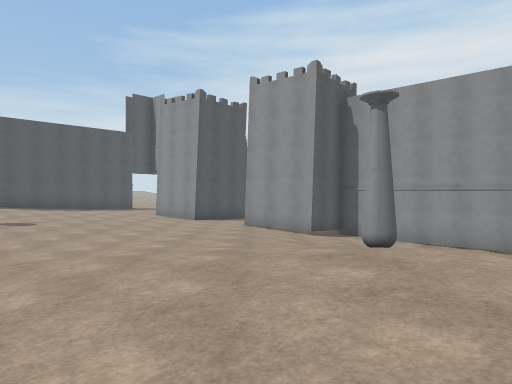
view 1 (above)

19 first-person views from a walk through a Unity game level. The camera is 1.3 m above the floor, looks level and sees 70° across. The floor is counted in squares, 2 m on a side. Each view is taken from the middle of a square. On the plan, view 1 faces up. The plan holds only what a view shows up to about 11 squares ahead; the rest is blank. The place goes on beyond the plan. The player is left out. Some animated figures are not drawn. Some surface patterns are stand-ins.

view 2
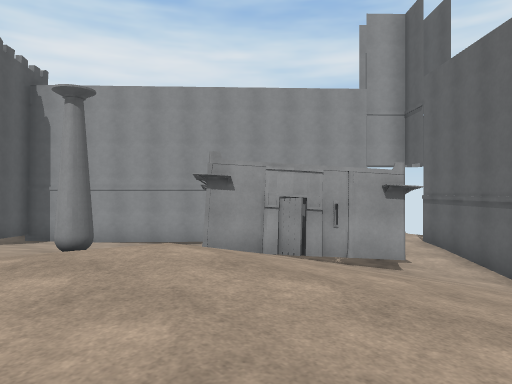

view 3
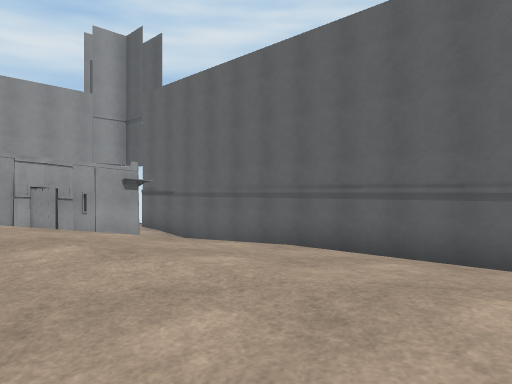

view 4
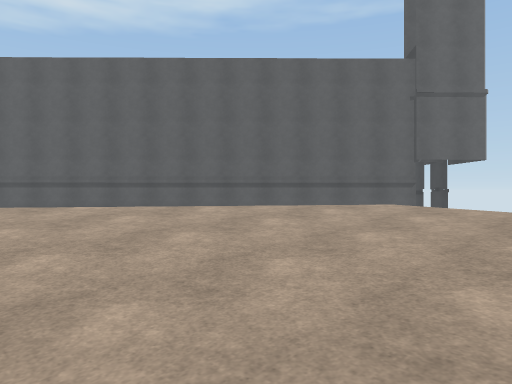

view 5
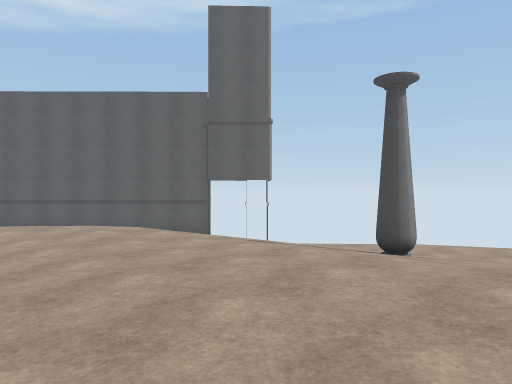

view 6
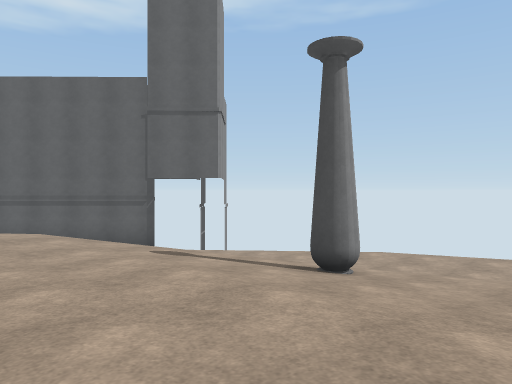

view 7
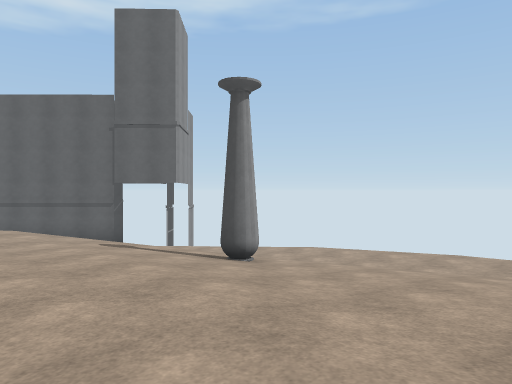

view 8
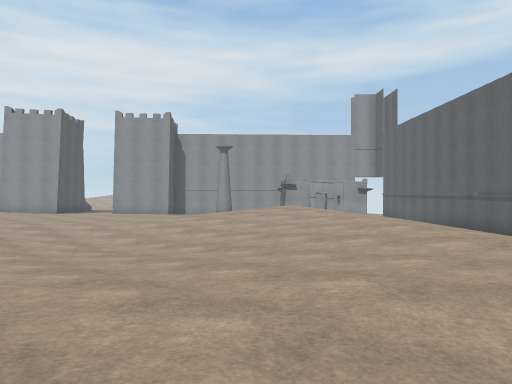

view 9
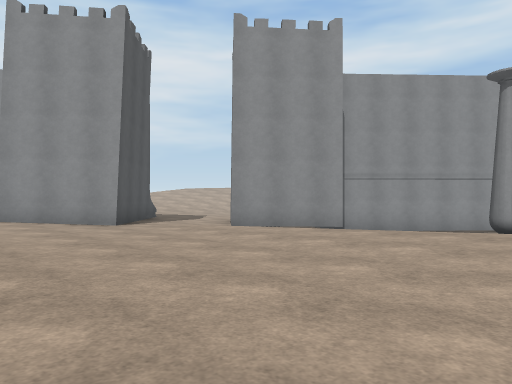

view 10
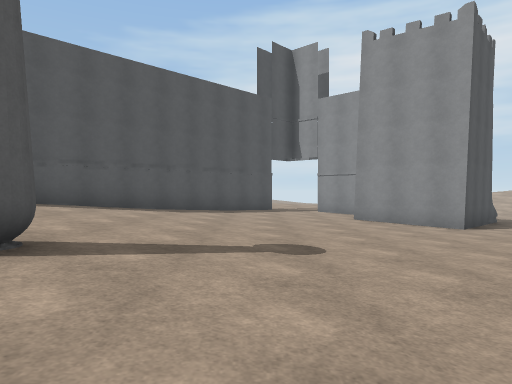

view 11
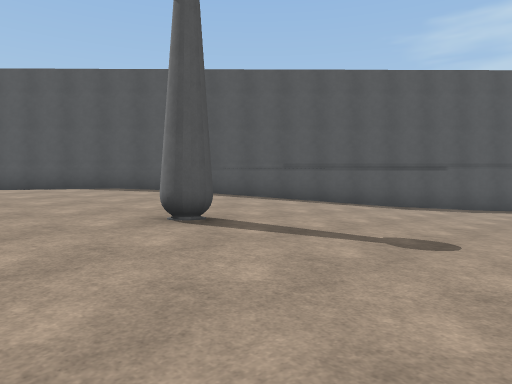

view 12
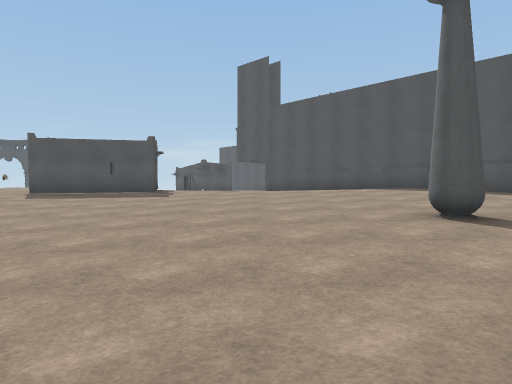

view 13
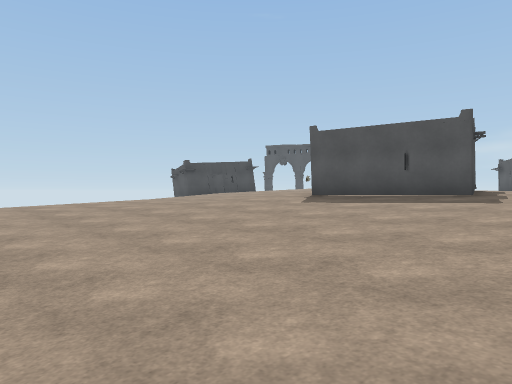

view 14
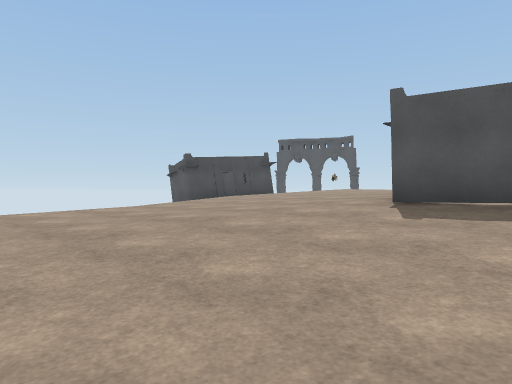

view 15
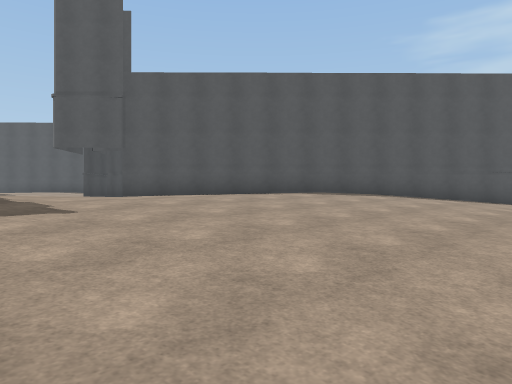

view 16
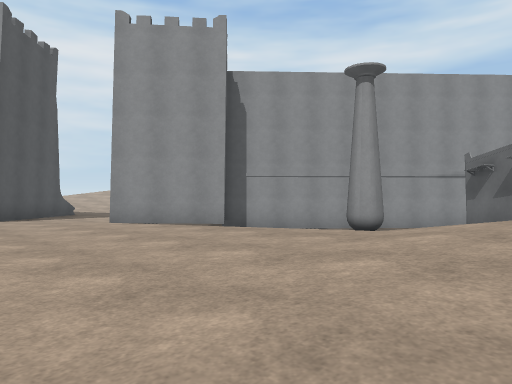

view 17
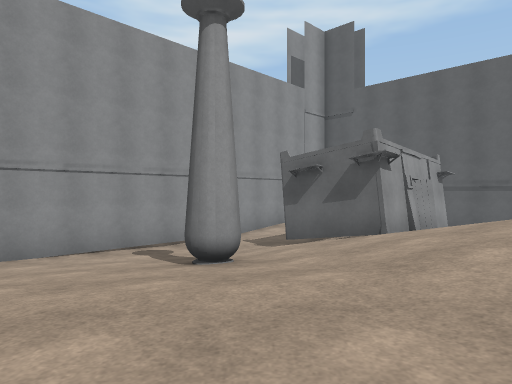

view 18
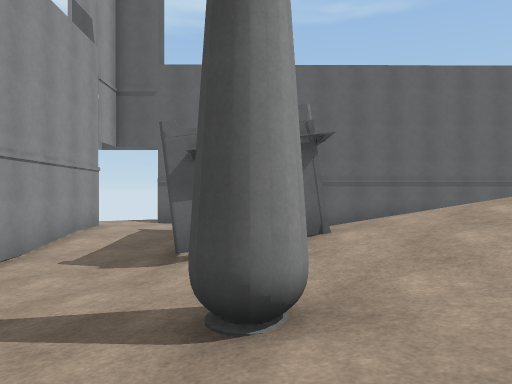

view 19
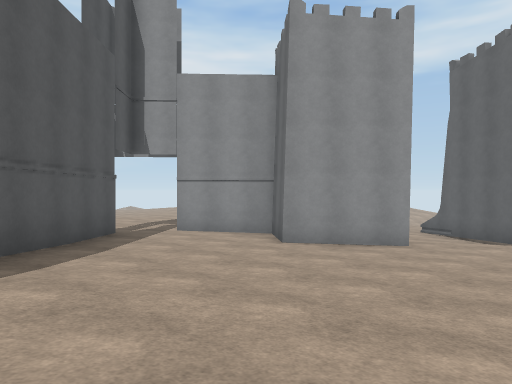

### Floor plan
Key: @ floor where view 1 was taken; # wall or solid block; . main floor; : floor 0.25 m higher than the main floor; - floor 0.25 m lower than the main floor; + floor 0.5 m higher than the main floor; _ floor 0.5 m lower than the main floor; * floor 0.75 m higher than the main floor; < floor 0.75 m lower than the main floor; % floor 1 m higher than the main floor; ( floor 1 m lower than the main floor; & floor 1.25 m higher than the main floor; ! floor 1.25 m lower than the main floor; / step, stairs or slope; = window, fence, low wall or low ledge; ^ raised ledge; P pillar; H house.
Columns run from 15 left of view 1 to 11 right of it. Each row starts with its distance up from view 1.
 20          ...
 19         #..#
 18        ##..##
 17       ##...-#  ^
 16      ##....####_
 15     ##:....-##__<#
 14    ##+:....--__<##
 13   ##*+:....--__##
 12  ##%*+::...--_-#####
 11 ##%%*++:...----__#(##
 10 #&%%*++:...-----_<((##
  9 &%%%*+P:...-----_<((!##
  8 &%%%*++:...---..-_P(!!##
  7 &%%**+::...--...-_<((((##
  6 %%%*++:..........--_#(((##
  5 %%%*++:..---...::..###(((<<
  4 %%*++:...-_-..:+++:.H#  ((<
  3 %%*++:..--_-..:+**:._#((##
  2 H%*++:..-___..:+*+:._(!##
  1 #%*++:..--_-..:+++:._(##
  0 #%**+::..---..:@+:.  ##
 -1 %%%*++:......:++:.  ##
 -2 %%%**+::....:++:.  ##
 -3 %%%*+++::::::++   ##
 -4 %%**++++++++++   ##
 -5 %%***+++:::++    #
 -6 %%*++++:::::/  /#
 -7   +::.......  /##
 -8    :..-P---  /##
 -9    ..-___<   ##
-10    -__<<
-11    <<((((!!
-12    <<<((((=

Positions as (right, up) in squares from view 1, and headings:
1: (0, 0), facing up
2: (0, 0), facing up-right
3: (-2, 0), facing right
4: (-6, 1), facing down-right
5: (-11, -2), facing down-right
6: (-11, -4), facing down-right
7: (-13, -4), facing down-right
8: (-8, -5), facing up-right
9: (-6, 6), facing up-right
10: (-7, 6), facing up
11: (-5, 6), facing up-left
12: (-4, 6), facing left
13: (-7, 5), facing down-left
14: (-9, 2), facing down-left
15: (-9, 2), facing up-left
16: (-4, 4), facing up-right
17: (-2, 7), facing right
18: (1, 9), facing down-right
19: (-10, 11), facing up-right
